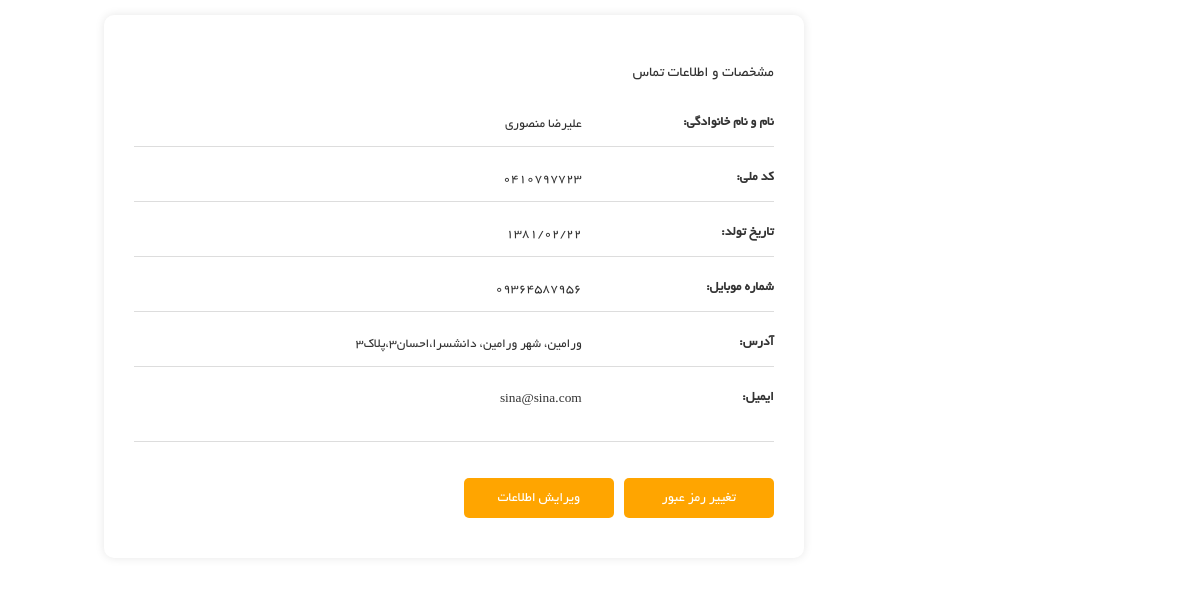
Screenshot of /dashboard/ (signed in) with the database file from the repository.
### Account/models.py (models this page shows, shortened)
class User(AbstractUser):
    first_name = models.CharField(max_length=50, blank=True, null=True, verbose_name='نام')
    last_name = models.CharField(max_length=50, blank=True, null=True, verbose_name='نام خانوادگی')
    avatar = models.ImageField(upload_to='images/profile', verbose_name='تصویر اواتار', null=True, blank=True)
    email_verified = models.CharField(max_length=100, unique=True, verbose_name='فعالسازی ایمیل', null=True, blank=True)
    id_code = models.IntegerField(verbose_name='کدملی', null=True, blank=True)
    birthday = models.CharField(max_length=10, verbose_name='تاریخ تولد', null=True, blank=True)
    address = models.TextField(null=True, blank=True, verbose_name='آدرس')
    phone = models.IntegerField(null=True, blank=True, verbose_name='شماره موبایل')
    authenticated = models.BooleanField(null=True, blank=True, verbose_name='احراز هویت شده')
    class Meta:
        verbose_name = 'کاربر'
        verbose_name_plural = 'کاربران'

### User_panel/views.py (the view)
# urls.py: path('', views.UserPanelView.as_view(), name='User_panel'),
@method_decorator(login_required, name='dispatch')
class UserPanelView(TemplateView):
    template_name = 'User_panel/dashboard.html'
    def get_context_data(self, **kwargs):
        context = super().get_context_data()
        context['user'] = User.objects.filter(id=self.request.user.id).first()
        return context

### User_panel/templates/User_panel/dashboard.html (shortened to what this page needs)
{% extends 'layout.html' %}
{% load render_partial %}
{% block content %}
    <div class="container">
        <div class="row">
            <div class="col-sm-9 container-fluid">
                <div class="panel-container">
                    <h2>مشخصات و اطلاعات تماس</h2>
                    <div class="user-info">
                        <div class="info-item">
                            <label>نام و نام خانوادگی:</label>
                            {% if user.first_name or user.last_name %}
                                <span>{{ user.get_full_name }}</span>
                            {% else %}
                                <span>-</span>
                            {% endif %}
                        </div>
                        <div class="info-item">
                            <label>کد ملی:</label>
                            {% if user.id_code %}
                                <span>0{{ user.id_code }}</span>
                            {% else %}
                                <span>-</span>
                            {% endif %}
                        </div>
                        <div class="info-item">
                            <label>تاریخ تولد:</label>
                            {% if user.birthday %}
                                <span>{{ user.birthday }}</span>
                            {% else %}
                                <span>-</span>
                            {% endif %}
                        </div>
                        <div class="info-item">
                            <label>شماره موبایل:</label>
                            {% if user.phone %}
                                <span>0{{ user.phone }}</span>
                            {% else %}
                                <span>-</span>
                            {% endif %}
                        </div>
                        <div class="info-item">
                            <label>آدرس:</label>
                            {% if user.address %}
                                <span>{{ user.address }}</span>
                            {% else %}
                                <span>-</span>
                            {% endif %}
                        </div>
                        <div class="info-item1">
                            <label>ایمیل:</label>
                            {% if user.email %}
                                <span>{{ user.email }}</span>
                            {% else %}
                                <span>-</span>
                            {% endif %}
                        </div>
                    </div>
                    <div class="button-container">
                        <a href="{% url 'Change-password' %}">
                            <button type="button" class="btn btn-primary">تغییر رمز عبور</button>
                        </a>
                        <a href="{% url 'Edit-profile' %}">
                            <button type="button" class="btn btn-primary">ویرایش اطلاعات</button>
                        </a>
                    </div>
                </div>
            </div>
        </div>
    </div>
{% endblock %}

### static/css/main.css (style rules this page uses)
body { font-family: 'BYekan'; font-size: 10pt; position: relative; font-weight: normal; direction: rtl; }
a { -webkit-transition: 300ms; -moz-transition: 300ms; -o-transition: 300ms; transition: 300ms; }
h1, h2, h3, h4, h5, h6 { font-family: 'BYekan', sans-serif; }
.btn.btn-primary { background:#FE980F; border: 0 none; border-radius: 0; margin-top: 16px; }
.panel-container { background-color: white; padding: 30px; border-radius: 10px; box-shadow: 0 0 10px rgba(0, 0, 0, 0.1); max-width: 700px; margin: 15px auto; }
.panel-container h2 { margin-bottom: 20px; font-size: 1.5rem; }
.button-container .btn-primary { border-radius: 5px; margin-bottom: 10px; background-color: orange; width: 150px; height: 40px; text-align: center; justify-content: center; padding: 5px; margin-left: 10px; }
.user-info { margin-bottom: 20px; border-bottom: 1px solid #ddd; padding-bottom: 10px; }
.user-info .info-item { margin-bottom: 10px; display: flex; justify-content: space-between; align-items: center; padding: 10px 0; border-bottom: 1px solid #ddd; }
.user-info .info-item label { font-weight: bold; flex-basis: 30%; }
.user-info .info-item span { flex-basis: 70%; }
.user-info .info-item1 { margin-bottom: 10px; display: flex; justify-content: space-between; align-items: center; padding: 10px 0; }
.user-info .info-item1 label { font-weight: bold; flex-basis: 30%; }
.user-info .info-item1 span { flex-basis: 70%; }
.button-container { display: flex; justify-content: flex-start; }

### rows the page displays
User: get_full_name "علیرضا منصوری", id_code "410797723", birthday "1381/02/22", phone "9364587956", address "ورامین، شهر ورامین، دانشسرا،احسان3،پلاک3", email "sina@sina.com"
